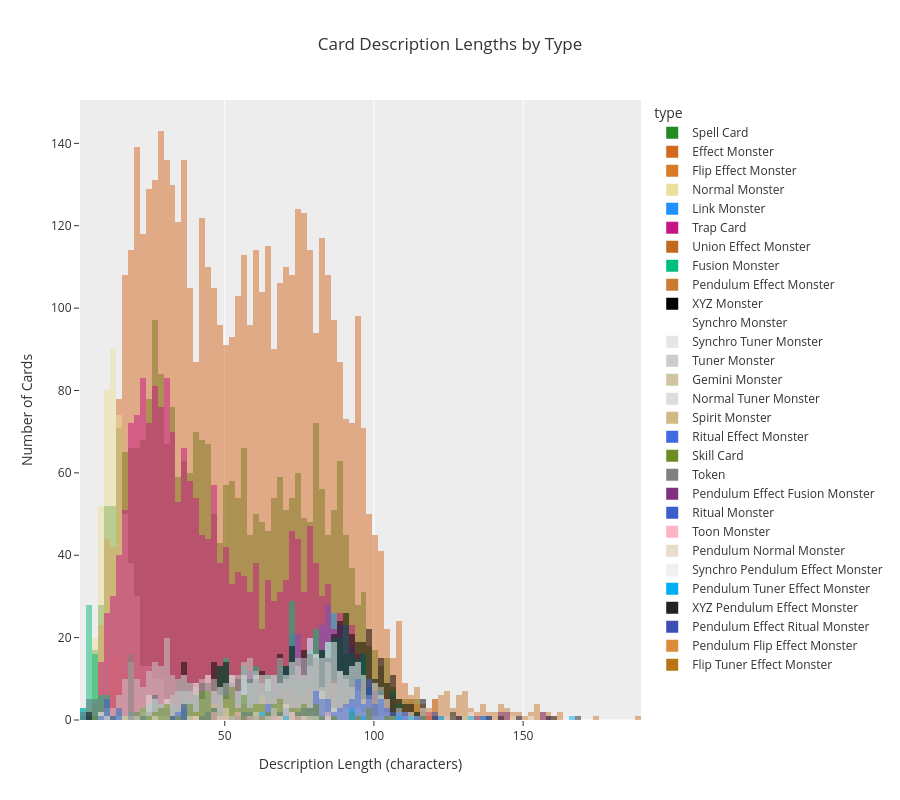

This figure's notebook cell:
### Code cell
# Plot histograms of desc_length for each type on top of each other with an opacity of 0.5
fig = px.histogram(
    data, 
    x='desc_length',
    color='type',
    color_discrete_map=FRAME_COLORS,
    title='Card Description Lengths by Type',
    height=800,
    template='ggplot2',
    opacity=0.5,
    barmode='overlay'
)
fig.update_yaxes(showgrid=False)
fig.update_layout(xaxis_title='Description Length (characters)', yaxis_title='Number of Cards')
fig.show()

### Figure 1 — Plotly figure (JSON) as saved in the notebook; plotly's stock layout.template omitted (floating-point values rounded to 4 significant figures; data arrays with more than 128 entries replaced by an {"elided": "..."} marker saying what was removed)
{"data": [{"bingroup": "x", "hovertemplate": "type=Spell Card<br>desc_length=%{x}<br>count=%{y}<extra></extra>", "legendgroup": "Spell Card", "marker": {"color": "#228B22", "opacity": 0.5, "pattern": {"shape": ""}}, "name": "Spell Card", "orientation": "v", "showlegend": true, "type": "histogram", "x": {"elided": "2689 int values"}, "xaxis": "x", "yaxis": "y"}, {"bingroup": "x", "hovertemplate": "type=Effect Monster<br>desc_length=%{x}<br>count=%{y}<extra></extra>", "legendgroup": "Effect Monster", "marker": {"color": "#D2691E", "opacity": 0.5, "pattern": {"shape": ""}}, "name": "Effect Monster", "orientation": "v", "showlegend": true, "type": "histogram", "x": {"elided": "4867 int values"}, "xaxis": "x", "yaxis": "y"}, {"bingroup": "x", "hovertemplate": "type=Flip Effect Monster<br>desc_length=%{x}<br>count=%{y}<extra></extra>", "legendgroup": "Flip Effect Monster", "marker": {"color": "#D97A25", "opacity": 0.5, "pattern": {"shape": ""}}, "name": "Flip Effect Monster", "orientation": "v", "showlegend": true, "type": "histogram", "x": {"elided": "189 int values"}, "xaxis": "x", "yaxis": "y"}, {"bingroup": "x", "hovertemplate": "type=Normal Monster<br>desc_length=%{x}<br>count=%{y}<extra></extra>", "legendgroup": "Normal Monster", "marker": {"color": "#EBDF9E", "opacity": 0.5, "pattern": {"shape": ""}}, "name": "Normal Monster", "orientation": "v", "showlegend": true, "type": "histogram", "x": {"elided": "504 int values"}, "xaxis": "x", "yaxis": "y"}, {"bingroup": "x", "hovertemplate": "type=Link Monster<br>desc_length=%{x}<br>count=%{y}<extra></extra>", "legendgroup": "Link Monster", "marker": {"color": "#1E90FF", "opacity": 0.5, "pattern": {"shape": ""}}, "name": "Link Monster", "orientation": "v", "showlegend": true, "type": "histogram", "x": {"elided": "430 int values"}, "xaxis": "x", "yaxis": "y"}, {"bingroup": "x", "hovertemplate": "type=Trap Card<br>desc_length=%{x}<br>count=%{y}<extra></extra>", "legendgroup": "Trap Card", "marker": {"color": "#C71585", "opacity": 0.5, "pattern": {"shape": ""}}, "name": "Trap Card", "orientation": "v", "showlegend": true, "type": "histogram", "x": {"elided": "1983 int values"}, "xaxis": "x", "yaxis": "y"}, {"bingroup": "x", "hovertemplate": "type=Union Effect Monster<br>desc_length=%{x}<br>count=%{y}<extra></extra>", "legendgroup": "Union Effect Monster", "marker": {"color": "#C2691E", "opacity": 0.5, "pattern": {"shape": ""}}, "name": "Union Effect Monster", "orientation": "v", "showlegend": true, "type": "histogram", "x": [84, 76, 96, 80, 100, 93, 78, 100, 65, 75, 100, 74, 52, 109, 116, 65, 63, 67, 105, 74, 71, 117, 73, 90, 82, 78, 91, 76, 88, 102, 67, 81, 87, 52, 52, 87, 55, 85, 83], "xaxis": "x", "yaxis": "y"}, {"bingroup": "x", "hovertemplate": "type=Fusion Monster<br>desc_length=%{x}<br>count=%{y}<extra></extra>", "legendgroup": "Fusion Monster", "marker": {"color": "#00BF7D", "opacity": 0.5, "pattern": {"shape": ""}}, "name": "Fusion Monster", "orientation": "v", "showlegend": true, "type": "histogram", "x": {"elided": "510 int values"}, "xaxis": "x", "yaxis": "y"}, {"bingroup": "x", "hovertemplate": "type=Pendulum Effect Monster<br>desc_length=%{x}<br>count=%{y}<extra></extra>", "legendgroup": "Pendulum Effect Monster", "marker": {"color": "#CC7A32", "opacity": 0.5, "pattern": {"shape": ""}}, "name": "Pendulum Effect Monster", "orientation": "v", "showlegend": true, "type": "histogram", "x": {"elided": "276 int values"}, "xaxis": "x", "yaxis": "y"}, {"bingroup": "x", "hovertemplate": "type=XYZ Monster<br>desc_length=%{x}<br>count=%{y}<extra></extra>", "legendgroup": "XYZ Monster", "marker": {"color": "#000000", "opacity": 0.5, "pattern": {"shape": ""}}, "name": "XYZ Monster", "orientation": "v", "showlegend": true, "type": "histogram", "x": {"elided": "557 int values"}, "xaxis": "x", "yaxis": "y"}, {"bingroup": "x", "hovertemplate": "type=Synchro Monster<br>desc_length=%{x}<br>count=%{y}<extra></extra>", "legendgroup": "Synchro Monster", "marker": {"color": "#FFFFFF", "opacity": 0.5, "pattern": {"shape": ""}}, "name": "Synchro Monster", "orientation": "v", "showlegend": true, "type": "histogram", "x": {"elided": "436 int values"}, "xaxis": "x", "yaxis": "y"}, {"bingroup": "x", "hovertemplate": "type=Synchro Tuner Monster<br>desc_length=%{x}<br>count=%{y}<extra></extra>", "legendgroup": "Synchro Tuner Monster", "marker": {"color": "#E6E6E6", "opacity": 0.5, "pattern": {"shape": ""}}, "name": "Synchro Tuner Monster", "orientation": "v", "showlegend": true, "type": "histogram", "x": [82, 82, 95, 70, 99, 91, 53, 65, 102, 90, 96, 94, 81, 54, 86, 67, 79, 82, 86, 41, 90, 72, 58, 85, 83, 95, 83, 97, 45, 88, 73, 62, 62, 71, 26, 78, 92, 82, 106, 87, 51, 88, 83, 57, 37, 100, 75, 71], "xaxis": "x", "yaxis": "y"}, {"bingroup": "x", "hovertemplate": "type=Tuner Monster<br>desc_length=%{x}<br>count=%{y}<extra></extra>", "legendgroup": "Tuner Monster", "marker": {"color": "#CCCCCC", "opacity": 0.5, "pattern": {"shape": ""}}, "name": "Tuner Monster", "orientation": "v", "showlegend": true, "type": "histogram", "x": {"elided": "481 int values"}, "xaxis": "x", "yaxis": "y"}, {"bingroup": "x", "hovertemplate": "type=Gemini Monster<br>desc_length=%{x}<br>count=%{y}<extra></extra>", "legendgroup": "Gemini Monster", "marker": {"color": "#D0C5A2", "opacity": 0.5, "pattern": {"shape": ""}}, "name": "Gemini Monster", "orientation": "v", "showlegend": true, "type": "histogram", "x": [95, 61, 63, 76, 83, 75, 91, 53, 84, 90, 67, 51, 75, 68, 54, 63, 83, 63, 69, 67, 68, 73, 82, 94, 60, 51, 54, 63, 68, 76, 62, 54, 76, 61, 60, 56, 87, 101, 75, 83, 62, 85, 67, 82, 51], "xaxis": "x", "yaxis": "y"}, {"bingroup": "x", "hovertemplate": "type=Normal Tuner Monster<br>desc_length=%{x}<br>count=%{y}<extra></extra>", "legendgroup": "Normal Tuner Monster", "marker": {"color": "#DDDDDD", "opacity": 0.5, "pattern": {"shape": ""}}, "name": "Normal Tuner Monster", "orientation": "v", "showlegend": true, "type": "histogram", "x": [41, 23, 55, 17, 26, 22, 14, 30, 23, 28], "xaxis": "x", "yaxis": "y"}, {"bingroup": "x", "hovertemplate": "type=Spirit Monster<br>desc_length=%{x}<br>count=%{y}<extra></extra>", "legendgroup": "Spirit Monster", "marker": {"color": "#D0B983", "opacity": 0.5, "pattern": {"shape": ""}}, "name": "Spirit Monster", "orientation": "v", "showlegend": true, "type": "histogram", "x": [36, 68, 47, 35, 41, 41, 52, 59, 51, 47, 51, 97, 64, 51, 101, 37, 52, 80, 59, 86, 76, 69, 81, 47, 71, 55, 80, 51, 71, 45, 42, 50, 113, 48, 46, 63, 42, 76], "xaxis": "x", "yaxis": "y"}, {"bingroup": "x", "hovertemplate": "type=Ritual Effect Monster<br>desc_length=%{x}<br>count=%{y}<extra></extra>", "legendgroup": "Ritual Effect Monster", "marker": {"color": "#4169E1", "opacity": 0.5, "pattern": {"shape": ""}}, "name": "Ritual Effect Monster", "orientation": "v", "showlegend": true, "type": "histogram", "x": [98, 94, 68, 101, 106, 81, 101, 90, 93, 98, 89, 45, 91, 80, 117, 84, 92, 96, 76, 48, 56, 75, 46, 108, 82, 110, 99, 80, 57, 80, 23, 99, 82, 64, 103, 102, 101, 88, 35, 37, 43, 32, 84, 35, 53, 105, 99, 51, 55, 46, 48, 70, 97, 95, 73, 66, 79, 75, 58, 76, 63, 68, 36, 65, 81, 105, 115, 107, 103, 80, 83, 102, 82, 86, 65, 95, 98, 97, 80, 87, 83, 93, 94, 99, 94, 67, 94, 64, 94, 61, 44, 71, 58, 94, 92, 85, 71, 73, 46, 90, 88, 85, 36, 91, 101, 99, 84, 62, 67, 93, 99, 94, 102, 110, 108, 94, 78, 79, 77, 104, 98, 96], "xaxis": "x", "yaxis": "y"}, {"bingroup": "x", "hovertemplate": "type=Skill Card<br>desc_length=%{x}<br>count=%{y}<extra></extra>", "legendgroup": "Skill Card", "marker": {"color": "#6B8E23", "opacity": 0.5, "pattern": {"shape": ""}}, "name": "Skill Card", "orientation": "v", "showlegend": true, "type": "histogram", "x": [76, 95, 59, 52, 44, 23, 32, 69, 41, 99, 120, 63, 25, 73, 74, 117, 36, 22, 77, 28, 67, 68, 59, 74, 43, 63, 36, 51, 22, 49, 6, 61, 68, 56, 57, 68, 46, 43, 63, 52, 16, 81, 66, 55, 31, 52, 55, 56, 87, 66, 107, 81, 45, 50, 61, 50, 65, 45, 72, 27, 45, 51, 37, 93, 39, 52, 46, 27, 65, 78, 83, 52, 56, 45, 44, 51, 75, 31, 77, 20, 53, 31, 79, 39, 13, 28, 68, 39, 60, 66, 39, 36, 104, 43, 52, 44, 20, 57, 42, 73, 80, 80, 51, 29, 40, 59, 99, 43, 76, 57, 93, 34, 31, 53, 70, 99, 62, 47, 61, 48, 54, 43, 42, 79], "xaxis": "x", "yaxis": "y"}, {"bingroup": "x", "hovertemplate": "type=Token<br>desc_length=%{x}<br>count=%{y}<extra></extra>", "legendgroup": "Token", "marker": {"color": "#808080", "opacity": 0.5, "pattern": {"shape": ""}}, "name": "Token", "orientation": "v", "showlegend": true, "type": "histogram", "x": [19, 19, 18, 19, 18, 18, 18, 20, 18, 18, 19, 18, 18, 20, 18, 19, 18, 19], "xaxis": "x", "yaxis": "y"}, {"bingroup": "x", "hovertemplate": "type=Pendulum Effect Fusion Monster<br>desc_length=%{x}<br>count=%{y}<extra></extra>", "legendgroup": "Pendulum Effect Fusion Monster", "marker": {"color": "#803080", "opacity": 0.5, "pattern": {"shape": ""}}, "name": "Pendulum Effect Fusion Monster", "orientation": "v", "showlegend": true, "type": "histogram", "x": [145, 135, 156, 159, 156, 128, 122, 66, 148, 142, 142, 144], "xaxis": "x", "yaxis": "y"}, {"bingroup": "x", "hovertemplate": "type=Ritual Monster<br>desc_length=%{x}<br>count=%{y}<extra></extra>", "legendgroup": "Ritual Monster", "marker": {"color": "#3A5FCD", "opacity": 0.5, "pattern": {"shape": ""}}, "name": "Ritual Monster", "orientation": "v", "showlegend": true, "type": "histogram", "x": [10, 10, 36, 37, 10, 10, 15, 33, 15, 10, 36, 36, 9, 12, 14], "xaxis": "x", "yaxis": "y"}, {"bingroup": "x", "hovertemplate": "type=Toon Monster<br>desc_length=%{x}<br>count=%{y}<extra></extra>", "legendgroup": "Toon Monster", "marker": {"color": "#FFB6C1", "opacity": 0.5, "pattern": {"shape": ""}}, "name": "Toon Monster", "orientation": "v", "showlegend": true, "type": "histogram", "x": [76, 85, 47, 59, 54, 74, 41, 50, 46, 69, 72, 54, 71, 66, 49, 72, 85], "xaxis": "x", "yaxis": "y"}, {"bingroup": "x", "hovertemplate": "type=Pendulum Normal Monster<br>desc_length=%{x}<br>count=%{y}<extra></extra>", "legendgroup": "Pendulum Normal Monster", "marker": {"color": "#E9DCC9", "opacity": 0.5, "pattern": {"shape": ""}}, "name": "Pendulum Normal Monster", "orientation": "v", "showlegend": true, "type": "histogram", "x": [113, 56, 27, 77, 80, 66, 16, 11, 62, 38, 73, 70, 67, 70, 70, 61, 72, 78, 48, 20, 68, 49, 52, 51, 50, 41, 67, 130, 84, 63, 64, 70, 61, 147, 50], "xaxis": "x", "yaxis": "y"}, {"bingroup": "x", "hovertemplate": "type=Synchro Pendulum Effect Monster<br>desc_length=%{x}<br>count=%{y}<extra></extra>", "legendgroup": "Synchro Pendulum Effect Monster", "marker": {"color": "#F0F0F0", "opacity": 0.5, "pattern": {"shape": ""}}, "name": "Synchro Pendulum Effect Monster", "orientation": "v", "showlegend": true, "type": "histogram", "x": [132, 139, 153, 133, 149, 123, 126, 136], "xaxis": "x", "yaxis": "y"}, {"bingroup": "x", "hovertemplate": "type=Pendulum Tuner Effect Monster<br>desc_length=%{x}<br>count=%{y}<extra></extra>", "legendgroup": "Pendulum Tuner Effect Monster", "marker": {"color": "#00B0F6", "opacity": 0.5, "pattern": {"shape": ""}}, "name": "Pendulum Tuner Effect Monster", "orientation": "v", "showlegend": true, "type": "histogram", "x": [71, 113, 62, 108, 62, 93, 97, 133, 92, 123, 137, 167, 93, 56], "xaxis": "x", "yaxis": "y"}, {"bingroup": "x", "hovertemplate": "type=XYZ Pendulum Effect Monster<br>desc_length=%{x}<br>count=%{y}<extra></extra>", "legendgroup": "XYZ Pendulum Effect Monster", "marker": {"color": "#222222", "opacity": 0.5, "pattern": {"shape": ""}}, "name": "XYZ Pendulum Effect Monster", "orientation": "v", "showlegend": true, "type": "histogram", "x": [169, 129, 126, 126, 121, 158, 139, 149, 160, 143], "xaxis": "x", "yaxis": "y"}, {"bingroup": "x", "hovertemplate": "type=Pendulum Effect Ritual Monster<br>desc_length=%{x}<br>count=%{y}<extra></extra>", "legendgroup": "Pendulum Effect Ritual Monster", "marker": {"color": "#3C50B4", "opacity": 0.5, "pattern": {"shape": ""}}, "name": "Pendulum Effect Ritual Monster", "orientation": "v", "showlegend": true, "type": "histogram", "x": [121, 120, 136, 138], "xaxis": "x", "yaxis": "y"}, {"bingroup": "x", "hovertemplate": "type=Pendulum Flip Effect Monster<br>desc_length=%{x}<br>count=%{y}<extra></extra>", "legendgroup": "Pendulum Flip Effect Monster", "marker": {"color": "#DB8B3A", "opacity": 0.5, "pattern": {"shape": ""}}, "name": "Pendulum Flip Effect Monster", "orientation": "v", "showlegend": true, "type": "histogram", "x": [62], "xaxis": "x", "yaxis": "y"}, {"bingroup": "x", "hovertemplate": "type=Flip Tuner Effect Monster<br>desc_length=%{x}<br>count=%{y}<extra></extra>", "legendgroup": "Flip Tuner Effect Monster", "marker": {"color": "#B97416", "opacity": 0.5, "pattern": {"shape": ""}}, "name": "Flip Tuner Effect Monster", "orientation": "v", "showlegend": true, "type": "histogram", "x": [56], "xaxis": "x", "yaxis": "y"}], "layout": {"barmode": "overlay", "height": 800, "legend": {"title": {"text": "type"}, "tracegroupgap": 0}, "title": {"text": "Card Description Lengths by Type"}, "xaxis": {"anchor": "y", "domain": [0, 1], "title": {"text": "Description Length (characters)"}}, "yaxis": {"anchor": "x", "domain": [0, 1], "showgrid": false, "title": {"text": "Number of Cards"}}}}
